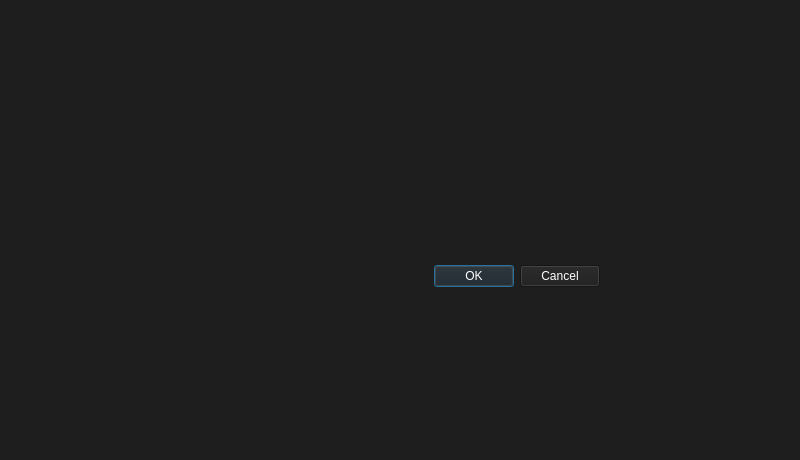
<?xml version="1.0" encoding="UTF-8"?>
<ui version="4.0">
 <class>LineEditDialog</class>
 <widget class="QDialog" name="LineEditDialog">
  <property name="geometry">
   <rect>
    <x>0</x>
    <y>0</y>
    <width>800</width>
    <height>460</height>
   </rect>
  </property>
  <property name="windowTitle">
   <string>Dialog</string>
  </property>
  <property name="styleSheet">
   <string notr="true">background-color: rgb(30, 30, 30);</string>
  </property>
  <widget class="QDialogButtonBox" name="buttonBox">
   <property name="geometry">
    <rect>
     <x>170</x>
     <y>260</y>
     <width>430</width>
     <height>32</height>
    </rect>
   </property>
   <property name="styleSheet">
    <string notr="true">color: rgb(255, 255, 255);</string>
   </property>
   <property name="orientation">
    <enum>Qt::Horizontal</enum>
   </property>
   <property name="standardButtons">
    <set>QDialogButtonBox::Cancel|QDialogButtonBox::Ok</set>
   </property>
  </widget>
  <widget class="QWidget" name="horizontalLayoutWidget">
   <property name="geometry">
    <rect>
     <x>170</x>
     <y>200</y>
     <width>430</width>
     <height>40</height>
    </rect>
   </property>
   <layout class="QHBoxLayout" name="horizontalLayout"/>
  </widget>
  <widget class="QLabel" name="label">
   <property name="geometry">
    <rect>
     <x>10</x>
     <y>10</y>
     <width>780</width>
     <height>40</height>
    </rect>
   </property>
   <property name="font">
    <font>
     <pointsize>20</pointsize>
     <weight>75</weight>
     <bold>true</bold>
    </font>
   </property>
   <property name="styleSheet">
    <string notr="true">color: rgb(255, 255, 255);</string>
   </property>
   <property name="text">
    <string/>
   </property>
   <property name="alignment">
    <set>Qt::AlignCenter</set>
   </property>
  </widget>
  <widget class="QLabel" name="label_2">
   <property name="geometry">
    <rect>
     <x>170</x>
     <y>150</y>
     <width>430</width>
     <height>30</height>
    </rect>
   </property>
   <property name="styleSheet">
    <string notr="true">color: rgb(255, 255, 255);</string>
   </property>
   <property name="text">
    <string/>
   </property>
  </widget>
 </widget>
 <resources/>
 <connections>
  <connection>
   <sender>buttonBox</sender>
   <signal>accepted()</signal>
   <receiver>LineEditDialog</receiver>
   <slot>accept()</slot>
   <hints>
    <hint type="sourcelabel">
     <x>248</x>
     <y>254</y>
    </hint>
    <hint type="destinationlabel">
     <x>157</x>
     <y>274</y>
    </hint>
   </hints>
  </connection>
  <connection>
   <sender>buttonBox</sender>
   <signal>rejected()</signal>
   <receiver>LineEditDialog</receiver>
   <slot>reject()</slot>
   <hints>
    <hint type="sourcelabel">
     <x>316</x>
     <y>260</y>
    </hint>
    <hint type="destinationlabel">
     <x>286</x>
     <y>274</y>
    </hint>
   </hints>
  </connection>
 </connections>
</ui>
